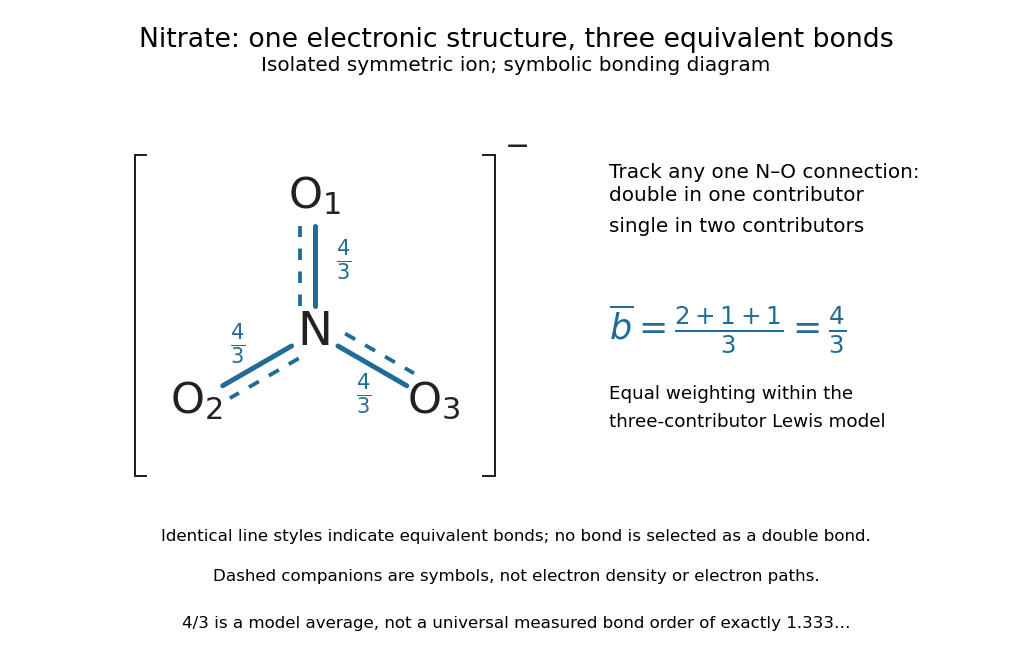

This chart was generated by the following Python code:
"""Draw an original symbolic nitrate bonding diagram; save basename PNG to cwd.

Run from _media: MPLCONFIGDIR=/tmp/codex-wiki-batch68-mpl python3 ../nitrate-delocalized-bonding.py
Tested with Python 3.14.4, Matplotlib 3.10.7 (+dfsg1), NumPy 2.3.5.
Dashed companions symbolize delocalization; this is not a density calculation.
The fraction 4/3 is an equal-contributor Lewis count, not a universal observable.
"""
from fractions import Fraction
from pathlib import Path

import matplotlib
matplotlib.use("Agg")
import matplotlib.pyplot as plt
import numpy as np

BOND = "#216b97"
INK = "#222222"


def main():
    plt.rcParams.update({"font.size": 12, "figure.facecolor": "white",
                         "axes.facecolor": "white", "savefig.facecolor": "white"})
    orders = [(2, 1, 1), (1, 2, 1), (1, 1, 2)]
    averages = [sum(Fraction(row[j], 3) for row in orders) for j in range(3)]
    assert averages == [Fraction(4, 3)] * 3
    fig = plt.figure(figsize=(8.6, 5.6), dpi=120)
    ax = fig.add_axes([.065, .27, .48, .52])
    ax.set(xlim=(-2.1, 2.1), ylim=(-1.65, 2.0), aspect="equal")
    ax.axis("off")
    fig.suptitle("Nitrate: one electronic structure, three equivalent bonds", fontsize=16, y=.96)
    fig.text(.5, .895, "Isolated symmetric ion; symbolic bonding diagram", ha="center", fontsize=12)
    ax.text(0, 0, "N", ha="center", va="center", fontsize=28, color=INK)
    directions = np.array([[0., 1.], [-np.sqrt(3)/2, -.5], [np.sqrt(3)/2, -.5]])
    for i, direction in enumerate(directions):
        tangent = np.array([-direction[1], direction[0]])
        points = np.array([.28 * direction, 1.11 * direction])
        ax.plot(*points.T, lw=3, color=BOND, solid_capstyle="round")
        companion = points + .15 * tangent
        ax.plot(*companion.T, lw=2.3, color=BOND, ls=(0, (3, 3)))
        ax.text(*(1.43 * direction), rf"$\mathrm{{O}}_{i+1}$", ha="center", va="center", fontsize=26, color=INK)
        ax.text(*(.76 * direction - .30 * tangent), r"$\frac{4}{3}$", ha="center", va="center", fontsize=18,
                color=BOND, bbox={"facecolor": "white", "edgecolor": "none", "pad": 1})
    for side in [-1, 1]:
        x = side * 1.88
        ax.plot([x, x], [-1.5, 1.85], lw=1.2, color=INK)
        ax.plot([x, x - side * .12], [1.85, 1.85], lw=1.2, color=INK)
        ax.plot([x, x - side * .12], [-1.5, -1.5], lw=1.2, color=INK)
    ax.text(1.98, 1.94, "−", fontsize=18, color=INK, ha="left", va="center", clip_on=False)
    fig.text(.59, .735, "Track any one N–O connection:", fontsize=12)
    fig.text(.59, .655, "double in one contributor\nsingle in two contributors", fontsize=12, linespacing=1.8)
    fig.text(.59, .495, r"$\overline{b} = \frac{2+1+1}{3} = \frac{4}{3}$", fontsize=21, color=BOND)
    fig.text(.59, .365, "Equal weighting within the\nthree-contributor Lewis model", fontsize=11, linespacing=1.7)
    fig.text(.5, .195, "Identical line styles indicate equivalent bonds; no bond is selected as a double bond.", ha="center", fontsize=10)
    fig.text(.5, .135, "Dashed companions are symbols, not electron density or electron paths.", ha="center", fontsize=10)
    fig.text(.5, .065, "4/3 is a model average, not a universal measured bond order of exactly 1.333…", ha="center", fontsize=10)
    fig.savefig(Path(__file__).with_suffix(".png").name, transparent=False, facecolor="white")
    plt.close(fig)
    print("Independent rational averaging:", [str(x) for x in averages])


if __name__ == "__main__":
    main()
